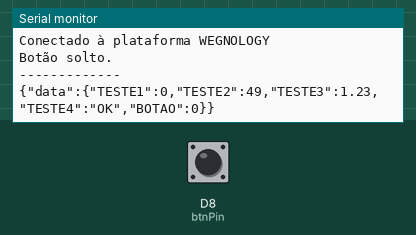
Bench run of a sketch on a simulated Arduino Uno R4 WiFi. Parts: the last lines printed to the serial monitor. The inputs (shaded band) are chosen by the test bench; at power-on: D8 (btnPin) HIGH. WiFi joins after 1.5 s; servers stay silent unless stated; random numbers use the default seed unless the sketch sets one; no MQTT or app messages arrive unless stated.

Above: at 2.7 s.
2.8 s: D8 (btnPin) pulled LOW for 3.2 s
At 4.11 s:
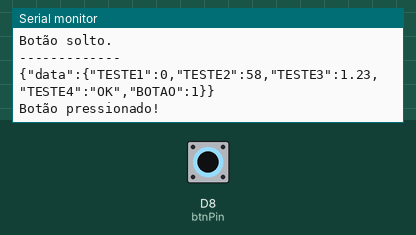
7.5 s: D8 (btnPin) pulled LOW for 0.75 s
At 8.6 s:
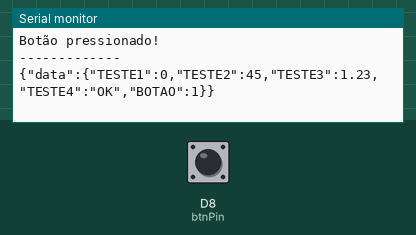
9.7 s: D8 (btnPin) pulled LOW for 1 s
At 11.0 s:
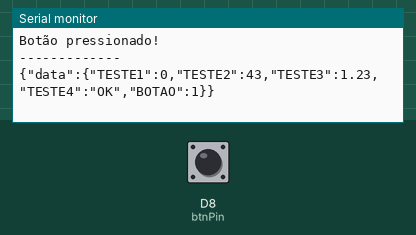
Timing chart, 0 to 12.7 s (numbered marks = the images above; inputs shaded):
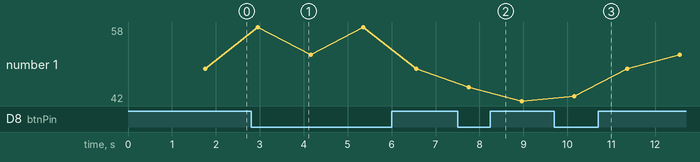

The sketch:

aula01_weg_copy.ino
```cpp
/*
 * CT ELETROELETRONICA
 * SENAI CFP 7.91 BOTUCATU - SP
 * APLICAÇÃO: Criando dashboards com variaveis discretas e analogicas
 * DESCRIÇÃO: Estudo do MQTT e Plataforma Wegnology
 * DESENVOLVIDO POR: PROF.LUIZ HENRIQUE RAMOS
*/

// INCLUSÃO DE BIBLIOTECAS
#include <ArduinoJson.h>
#include <WiFiS3.h>
#include <PubSubClient.h>

// DEFINIÇÃO DAS CONFIGURAÇÕES DE COMUNICAÇÃO
// CONEXÃO COM INTERNET
const char* REDE_WIFI = "automacao"; // REDE
const char* SENHA_WIFI = "Sen@i791"; // SENHA

const int btnPin = 8; // Pino do botão

// CONEXÃO COM O BROKER MQTT E PLATAFORMA WEGNOLOGY
const char* BROKER = "broker.app.wnology.io";
const char* ACCESS_KEY = "3912dd58-4056-4521-8054-b29533e04852";
const char* ACCESS_SECRET = "4c6a64609465fd11bc1ae82ca3d5b1803ba433d854f261e2c9ee319923a1ad5c";
const char* ID_DISPOSITIVO = "68c59e76cadd796e6852ead4";
const char* TOPICO_PUBLICACAO = "wnology/68c59e76cadd796e6852ead4/state";
const int PORTA_MQTT = 1883;
const int INTERVALO = 3000; // intervalo de envio

WiFiClient cursoIoT;
PubSubClient client(cursoIoT);

// VARIÁVEIS
long tempoAnterior;
char ATRIBUTOS[200];

// FUNÇÃO DE INICIALIZAÇÃO
void setup()
{
  pinMode(btnPin, INPUT_PULLUP);
  Serial.begin(115200);

  conexao_wifi();
  conexao_broker();
}

// FUNÇÃO DE CONEXÃO COM O WIFI
void conexao_wifi()
{
  WiFi.begin(REDE_WIFI, SENHA_WIFI);
  while (WiFi.status() != WL_CONNECTED)
  {
    delay(500);
    Serial.println("Conectando ao Wi-Fi...");
  }
  Serial.println("Conectado à rede Wi-Fi");
}

// FUNÇÃO DE CONEXÃO COM O BROKER MQTT
void conexao_broker()
{
  client.setServer(BROKER, PORTA_MQTT);
  while (!client.connected())
  {
    Serial.println("Conectando ao servidor MQTT...");
    conexao_mqtt();
  }
}

// FUNÇÃO DE CONEXÃO COM A PLATAFORMA WEGNOLOGY
void conexao_mqtt()
{
  if (client.connect(ID_DISPOSITIVO, ACCESS_KEY, ACCESS_SECRET))
  {
    Serial.println("Conectado à plataforma WEGNOLOGY");
  }
  else
  {
    Serial.print("Falha na conexão à plataforma WEGNOLOGY, erro: ");
    Serial.println(client.state());
    delay(2000);
  }
}

// FUNÇÃO DE ESTRUTURA DO PAYLOAD NO FORMATO JSON
void data_atributos()
{
  int estadoBtn = digitalRead(btnPin); // Lê botão
  int a = random(0,1);
  int b = random(40,60);
  float c = 1.234;
  String d = "OK";

  String TESTE1 = String(a);
  String TESTE2 = String(b);
  String TESTE3 = String(c);
  String TESTE4 = String(d);
  String BOTAO = (estadoBtn == LOW) ? "1" : "0"; // 1=pressionado, 0=solto

  String payload = "{";
  payload += "\"data\":{";
  payload += "\"TESTE1\":" + TESTE1 + ",";
  payload += "\"TESTE2\":" + TESTE2 + ",";
  payload += "\"TESTE3\":" + TESTE3 + ",";
  payload += "\"TESTE4\":\"" + TESTE4 + "\",";
  payload += "\"BOTAO\":" + BOTAO;
  payload += "}}";

  Serial.println(payload);

  payload.toCharArray(ATRIBUTOS, 200);

  if (millis() - tempoAnterior > INTERVALO)
  {
    escreveDados();
    tempoAnterior = millis();
  }
}

// FUNÇÃO QUE FAZ A PUBLICAÇÃO DO PAYLOAD
void escreveDados()
{
  if (client.connected())
  {
    client.publish(TOPICO_PUBLICACAO, ATRIBUTOS);
  }
}

// FUNÇÃO PRINCIPAL DE EXECUÇÃO
void loop()
{
  int estadoBtn = digitalRead(btnPin);

  if (estadoBtn == LOW) {
    Serial.println("Botão pressionado!");
  } else {
    Serial.println("Botão solto.");
  }

  delay(200);

  if (!client.connected())
  {
    Serial.println("Reconectando a plataforma Wegnology");
    conexao_mqtt();
  }

  if(WiFi.status() != WL_CONNECTED)
  {
    Serial.println("Reconectando ao wifi");
    conexao_wifi();
  }

  client.loop();
  Serial.println("-------------");
  data_atributos();
  delay(1000);
}
```

Measured:
- after the input at 2.8 s, the serial monitor: prints a new line after 0.15 s (image 1)
- after the input at 7.5 s, the serial monitor: prints a new line after 0.26 s (image 2)
- after the input at 9.7 s, the serial monitor: prints a new line after 0.46 s (image 3)
